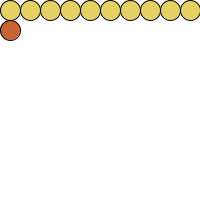
Frame 1 (no input)
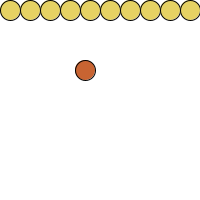
Frame 60 (the mouse pressed at the canvas centre just before this capture)
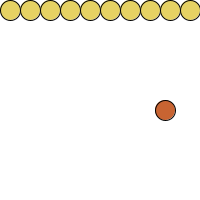
Frame 120 (the mouse held since frame 60 and released just before this capture)

The Processing sketch that drew these frames (run headless with seeded random() and noise(); from frame 60 on, the mouse is pressed at the canvas centre):

// Processing sketch: w08_circles
// ── w08_circles.pde
int movingX, movingY, radius;

void setup() {
  size(200, 200);
  background(255);
  frameRate(10);
  radius = width/10; //20
  movingX = (radius)/2; //10
  movingY = (3*radius)/2; //10
  circleRow(radius/2, width, radius/2, radius);
}

void circleRow(int startX, int endX, int y, int d) {
  while (startX < endX) {
    circle(startX, y, d);
    startX += d;
  }
}

//void draw() {
//  int startX, y, d;
//  startX = movingX;
//  y = movingY;
//  d = radius;

//  //allows me to change the diameter without ruining the "scaling"
//  movingY += radius; //30
//  if (movingY < height) { // 30 < 200
//    movingX = radius/2;
//    if (movingX < width) { // 10 < 200
//      //if (frameCount % 10 == 0){
//      //background(255);
//      fill(0, 255, 0);
//      circleRow(startX, width, y, d);
//      circle(movingX, movingY, radius);

//      //}
//      println(movingX, movingY, radius);
//      movingX++;
//    }
//    movingY += radius;
//  }
//}

//void draw(){
//  if (movingX < width){
//    background(0);
//    circle(movingX,movingY,radius);
//    movingX++;
//  }
//}

//void draw(){
////  background(255);
////  //noFill();
////  int d = 50;
////  //allows me to change the diameter without ruining the "scaling"
////  circleRow(d/2,width,d/2,d);

//    while(movingY < height){
//      movingX = radius/2;
//      while(movingX < width) {
//        background(0);
//        if (frameCount % 30 == 0){
//          circle(movingX,movingY,radius);
//          println("hello");
//        }

//        movingX++;
//        println(movingX,movingY,frameCount);
//      }
//      movingY += radius;
//    }
//  }

void draw(){
  int startX,y,d;
  startX = radius/2;
  y = radius/2;
  d = radius;
  if ( movingX < width + radius){
    background(255);
    fill(230,210,99);
    circleRow(startX, width, y, d);
    fill(200,100,50);
    circle(movingX,movingY,radius);
    movingX+=width/20;
  }
  else {
    movingX = -25;
    movingY += radius;
  }
  if ( movingY > height) {
    movingY = (3 * radius)/2;
  }
}
